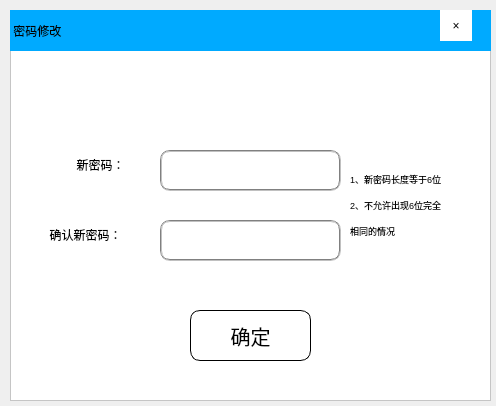
<?xml version="1.0" encoding="UTF-8"?>
<ui version="4.0">
 <class>Xiugaimm</class>
 <widget class="QDialog" name="Xiugaimm">
  <property name="geometry">
   <rect>
    <x>0</x>
    <y>0</y>
    <width>496</width>
    <height>406</height>
   </rect>
  </property>
  <property name="windowTitle">
   <string>Dialog</string>
  </property>
  <widget class="QFrame" name="frame">
   <property name="geometry">
    <rect>
     <x>10</x>
     <y>10</y>
     <width>481</width>
     <height>391</height>
    </rect>
   </property>
   <property name="styleSheet">
    <string notr="true">background-color: rgb(255, 255, 255);</string>
   </property>
   <property name="frameShape">
    <enum>QFrame::StyledPanel</enum>
   </property>
   <property name="frameShadow">
    <enum>QFrame::Raised</enum>
   </property>
   <widget class="QLabel" name="label">
    <property name="geometry">
     <rect>
      <x>0</x>
      <y>0</y>
      <width>481</width>
      <height>41</height>
     </rect>
    </property>
    <property name="styleSheet">
     <string notr="true">background-color: rgb(0, 170, 255);
font: 14pt &quot;黑体&quot;;</string>
    </property>
    <property name="text">
     <string> 密码修改</string>
    </property>
   </widget>
   <widget class="QLineEdit" name="passw1">
    <property name="geometry">
     <rect>
      <x>150</x>
      <y>140</y>
      <width>181</width>
      <height>41</height>
     </rect>
    </property>
    <property name="layoutDirection">
     <enum>Qt::LeftToRight</enum>
    </property>
    <property name="styleSheet">
     <string notr="true">font: 75 20pt &quot;微软雅黑&quot;;
color: rgb(80, 80, 80);
background-color: rgb(255, 255, 255);

border:2px groove gray;
border-radius:10px;
padding:2px 4px;</string>
    </property>
    <property name="inputMethodHints">
     <set>Qt::ImhHiddenText|Qt::ImhNoAutoUppercase|Qt::ImhNoPredictiveText|Qt::ImhPreferNumbers|Qt::ImhSensitiveData</set>
    </property>
    <property name="maxLength">
     <number>16</number>
    </property>
    <property name="echoMode">
     <enum>QLineEdit::Password</enum>
    </property>
    <property name="alignment">
     <set>Qt::AlignCenter</set>
    </property>
    <property name="clearButtonEnabled">
     <bool>false</bool>
    </property>
   </widget>
   <widget class="QLineEdit" name="passw2">
    <property name="geometry">
     <rect>
      <x>150</x>
      <y>210</y>
      <width>181</width>
      <height>41</height>
     </rect>
    </property>
    <property name="layoutDirection">
     <enum>Qt::LeftToRight</enum>
    </property>
    <property name="styleSheet">
     <string notr="true">font: 75 20pt &quot;微软雅黑&quot;;
color: rgb(80, 80, 80);
background-color: rgb(255, 255, 255);

border:2px groove gray;
border-radius:10px;
padding:2px 4px;</string>
    </property>
    <property name="inputMethodHints">
     <set>Qt::ImhHiddenText|Qt::ImhNoAutoUppercase|Qt::ImhNoPredictiveText|Qt::ImhPreferNumbers|Qt::ImhSensitiveData</set>
    </property>
    <property name="maxLength">
     <number>16</number>
    </property>
    <property name="echoMode">
     <enum>QLineEdit::Password</enum>
    </property>
    <property name="alignment">
     <set>Qt::AlignCenter</set>
    </property>
    <property name="clearButtonEnabled">
     <bool>false</bool>
    </property>
   </widget>
   <widget class="QLabel" name="label_6">
    <property name="geometry">
     <rect>
      <x>340</x>
      <y>80</y>
      <width>121</width>
      <height>231</height>
     </rect>
    </property>
    <property name="styleSheet">
     <string notr="true">font: 75 8pt &quot;Arial&quot;;
</string>
    </property>
    <property name="text">
     <string>&lt;html&gt;&lt;head/&gt;&lt;body&gt;&lt;p&gt;&lt;span style=&quot; font-family:'宋体'; font-size:7pt;&quot;&gt;1、新密码长度等于&lt;/span&gt;&lt;span style=&quot; font-family:'Times New Roman,serif'; font-size:7pt;&quot;&gt;6&lt;/span&gt;&lt;span style=&quot; font-family:'宋体'; font-size:7pt;&quot;&gt;位&lt;/span&gt;&lt;/p&gt;&lt;p&gt;&lt;span style=&quot; font-family:'宋体'; font-size:7pt;&quot;&gt;2、不允许出现&lt;/span&gt;&lt;span style=&quot; font-family:'Times New Roman,serif'; font-size:7pt;&quot;&gt;6&lt;/span&gt;&lt;span style=&quot; font-family:'宋体'; font-size:7pt;&quot;&gt;位完全&lt;/span&gt;&lt;/p&gt;&lt;p&gt;&lt;span style=&quot; font-family:'宋体'; font-size:7pt;&quot;&gt;相同的情况&lt;/span&gt;&lt;/p&gt;&lt;/body&gt;&lt;/html&gt;</string>
    </property>
   </widget>
   <widget class="QLabel" name="label_4">
    <property name="geometry">
     <rect>
      <x>40</x>
      <y>130</y>
      <width>101</width>
      <height>51</height>
     </rect>
    </property>
    <property name="styleSheet">
     <string notr="true">font: 75 10pt &quot;微软雅黑&quot;;</string>
    </property>
    <property name="text">
     <string>&lt;html&gt;&lt;head/&gt;&lt;body&gt;&lt;p&gt;新密码：&lt;/p&gt;&lt;/body&gt;&lt;/html&gt;</string>
    </property>
    <property name="alignment">
     <set>Qt::AlignCenter</set>
    </property>
   </widget>
   <widget class="QLabel" name="label_5">
    <property name="geometry">
     <rect>
      <x>20</x>
      <y>200</y>
      <width>111</width>
      <height>51</height>
     </rect>
    </property>
    <property name="styleSheet">
     <string notr="true">font: 75 10pt &quot;微软雅黑&quot;;
</string>
    </property>
    <property name="text">
     <string>&lt;html&gt;&lt;head/&gt;&lt;body&gt;&lt;p&gt;确认新密码：&lt;/p&gt;&lt;/body&gt;&lt;/html&gt;</string>
    </property>
    <property name="alignment">
     <set>Qt::AlignCenter</set>
    </property>
   </widget>
   <widget class="QToolButton" name="toolButton_2">
    <property name="geometry">
     <rect>
      <x>430</x>
      <y>0</y>
      <width>32</width>
      <height>31</height>
     </rect>
    </property>
    <property name="styleSheet">
     <string notr="true">border:none
</string>
    </property>
    <property name="text">
     <string>×</string>
    </property>
   </widget>
   <widget class="QPushButton" name="signin">
    <property name="geometry">
     <rect>
      <x>180</x>
      <y>300</y>
      <width>121</width>
      <height>51</height>
     </rect>
    </property>
    <property name="styleSheet">
     <string notr="true">border:1px solid black;
border-radius:10px;
font:20px;</string>
    </property>
    <property name="text">
     <string>确定</string>
    </property>
   </widget>
  </widget>
 </widget>
 <resources/>
 <connections/>
</ui>
